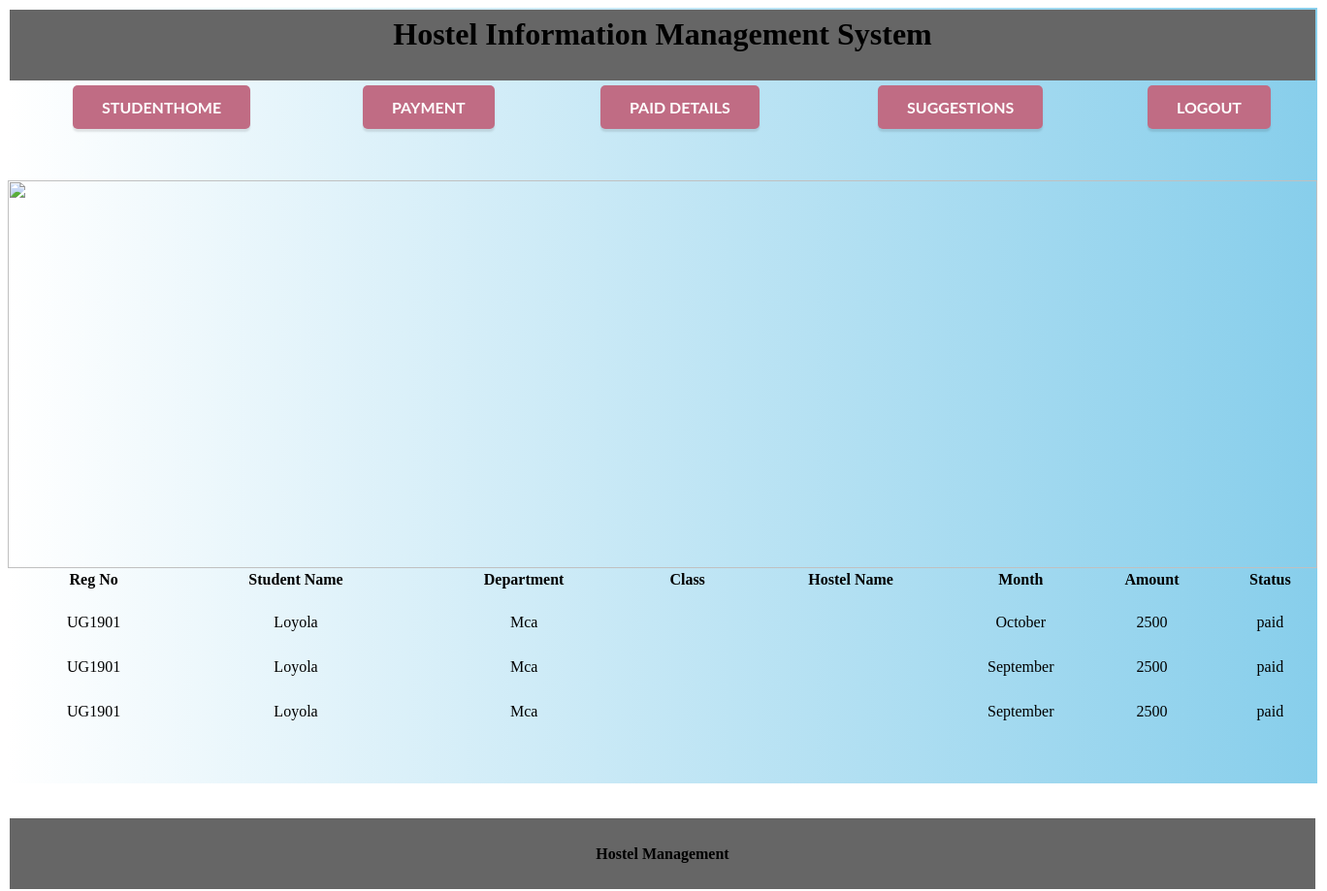
/ex/viewp.php (signed in), run on the app's committed database.
### tables this page shows
CREATE TABLE `paid` (
  `id` varchar(20) NOT NULL,
  `reg` varchar(50) NOT NULL,
  `total` varchar(50) NOT NULL,
  `date` varchar(50) NOT NULL,
  `month` varchar(50) NOT NULL
);

CREATE TABLE `stud` (
  `id` int(11) NOT NULL,
  `stud_id` varchar(20) DEFAULT NULL,
  `name` varchar(20) NOT NULL,
  `reg` varchar(20) NOT NULL,
  `dept` varchar(30) NOT NULL,
  `year` varchar(20) NOT NULL,
  `fathname` varchar(50) NOT NULL,
  `fathphone` varchar(20) NOT NULL,
  `age` int(11) NOT NULL,
  `dob` date NOT NULL,
  `bldgrp` varchar(10) NOT NULL,
  `email` varchar(30) NOT NULL,
  `phone` varchar(20) NOT NULL,
  `address` text NOT NULL,
  `image` varchar(50) NOT NULL
);

### ex/viewp.php (the view, shortened to what this page needs)
<?php
include("dbconnect.php");
extract($_POST);
$reg=$_SESSION['reg'];
?>
<html>
<head>
  <link rel="stylesheet" href="indexstyle.css">
  <link rel="stylesheet" href="font.css">
  <link rel="stylesheet" href="gradient.css">
</head>
<body>
<div id="grad4">
  <table width="100%" border="0">
    <tr>
      <th height="73" bgcolor="#666666" scope="col"><h1>Hostel Information Management System</h1>
      </th>
    </tr>
  </table>
  <table width="100%" border="0">
    <tr>
      <th scope="col"><a href="studhome.php" class="button pulse">StudentHome</a></th>
      <th scope="col"><a href="pay.php" class="button pulse">payment</a></th>
       <th scope="col"><a href="viewp.php" class="button pulse">Paid Details</a></th>
      <th scope="col"><a href="suggest.php" class="button pulse">Suggestions</a></th>
      <th scope="col"><a href="index.php" class="button pulse">Logout</a></th>
    </tr>
  </table>
  <p>&nbsp;</p>
  <div id="content"/>
   <img src="images\2.jpg" width="1350" height="400">
<table width="100%" border="0" align="center">
        <tr>
          <td width="13%"><div align="center" class="style6"><strong><strong>Reg No</strong> </div></td>
		  <td width="18%"><div align="center" class="style6"><strong>Student Name</strong> </div></td>
		  <td width="17%"><div align="center" class="style6"><strong>Department</strong> </div></td>
		   <td width="8%"><div align="center" class="style6"><strong>Class</strong></div></td>
		  <td width="17%"><div align="center" class="style6"><strong>Hostel Name </strong></div></td>
		   <td width="9%"><div align="center" class="style6"><strong>Month </strong></div></td>
		   <td width="11%"><div align="center" class="style6"><strong>Amount </strong></div></td>
		    <td width="7%"><div align="center" class="style6"><strong>Status</strong></div></td>
        </tr>
			<tr>
		<td colspa="8">&nbsp;</td>
		</tr>
		<?php
		$qry=mysqli_query($connect,"select * from paid where reg='$reg'");
		while($row=mysqli_fetch_array($qry))
		{
		$reg=$row['reg'];
		  $qt=mysqli_query($connect,"select * from stud where reg='$reg'");
		  $rw=mysqli_fetch_assoc($qt);
		?>
        <tr>
		   <td height="20"><div align="center"><?php echo $row['reg'];?></div></td>
		   <td><div align="center"><?php echo $rw['name'];?></div></td>
		   <td><div align="center"><?php echo $rw['dept'];?></div></td>
		    <td><div align="center"><?php echo $rw['cls'];?></div></td>
		   <td><div align="center"><?php echo $rw['hname'];?></div></td>
		  <td><div align="center"><?php echo $row['month'];?></div></td>
		    <td><div align="center"><?php echo $row['total'];?></div></td>
			  <td><div align="center"><?php echo "paid"?></div></td>
        </tr>
		<tr>
		<td height="22" colspa="8">&nbsp;</td>
		</tr>
        <?php
		}
		?>
		</table>
<br>
<br>
<br>
<br>
<table width="100%" border="0">
    <tr>
      <th height="73" bgcolor="#666666" scope="col"><p>Hostel Management</p>
      </th>
    </tr>
</table>
</div>
</body>
</html>

### ex/styles/gradient.css (style rules this page uses)
#grad4 { height: 800px; width: 1350px; background-image:linear-gradient(to right,White,skyblue); }

### data on the page
paid: reg "UG1901", stud.name "Loyola", stud.dept "Mca", month "October", total "2500"
paid: reg "UG1901", stud.name "Loyola", stud.dept "Mca", month "September", total "2500"
paid: reg "UG1901", stud.name "Loyola", stud.dept "Mca", month "September", total "2500"
